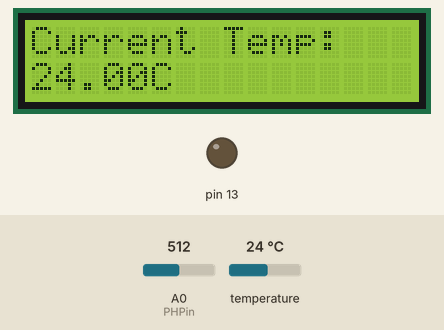
The sketch below on a simulated Arduino Uno, built with avr-gcc and run on an emulated ATmega328P. On the bench: 16×2 character LCD, output pins drawn as LEDs (lit = HIGH). Inputs (shaded band) come from the test bench; at power-on: A0 (PHPin) = 512, temperature 24 °C. What the sketch prints to the serial monitor is not drawn.

Above: at 1.2 s.
1.3 s: A0 (PHPin) set to 716
At 2.6 s:
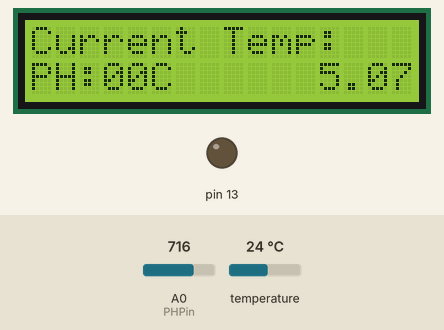
15.1 s: temperature set to 12 °C
At 25.1 s:
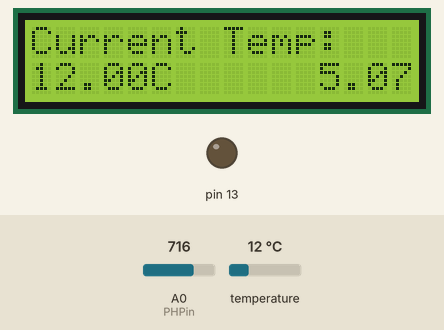
26.8 s: A0 (PHPin) set to 900
At 38.0 s:
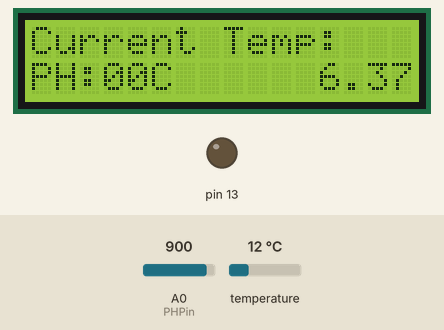
38.6 s: temperature set to 19 °C
At 48.5 s:
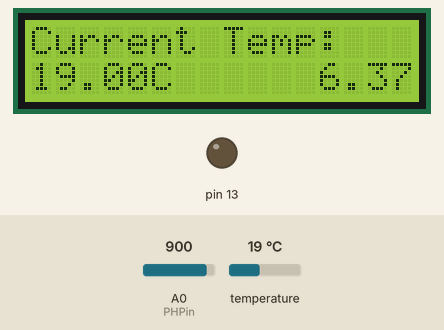
50.4 s: A0 (PHPin) set to 1023
At 61.8 s:
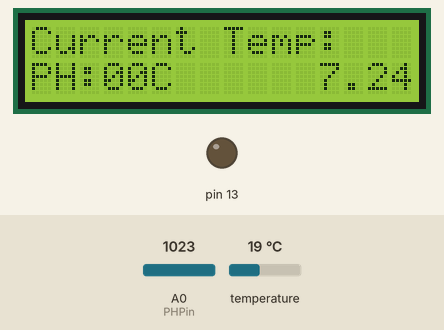
62.1 s: temperature set to 28 °C
At 72.2 s:
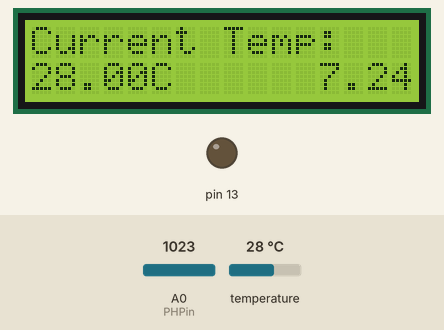
Timing chart, 0 to 73.7 s (numbered marks = the images above; inputs shaded):
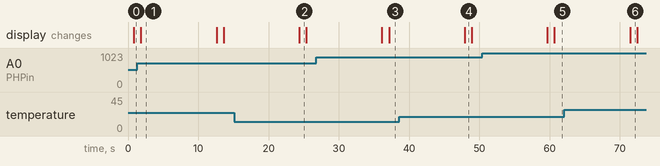

Measured:
- after the input at 15.1 s, the display: changes after 9.3 s (image 2)
- after the input at 26.8 s, the display: first differs from a run without the input after 10.3 s (image 3)
- after the input at 38.6 s, the display: changes after 9.3 s (image 4)
- after the input at 50.4 s, the display: first differs from a run without the input after 10.3 s (image 5)
- after the input at 62.1 s, the display: changes after 9.3 s (image 6)
- what the display in image 1 shows lasts 10.8 s, from 1.8 s to 12.6 s
- what the display in image 2 shows lasts 1.0 s, from 24.4 s to 25.4 s

The sketch:

done_by_mehedi.ino
```cpp
//done by mehedi
#include <Wire.h>
#include <LiquidCrystal.h>

#include <OneWire.h>
#include <DallasTemperature.h>
// Data wire is plugged into pin 2 on the Arduino
#define ONE_WIRE_PIN 8
#define PHPin A0//

OneWire oneWire(ONE_WIRE_PIN);
DallasTemperature sensors(&oneWire);
LiquidCrystal lcd(12, 11, 5, 4, 3, 2);


float PHval;//
void setup()
{
  lcd.begin(16, 2);
  lcd.print("Current Temp:");

  pinMode(13,OUTPUT);
  Serial.begin(9600);
  Serial.println("pH meter !");    //Test the serial monitor

}


void loop()
{
  getTemp();
  delay(1000);
  getPH();//
  delay(10000);//

}
void getTemp()
{
  lcd.setCursor(0, 1);
  sensors.requestTemperatures();
  lcd.print(sensors.getTempCByIndex(0));
  lcd.print("C");
  }
void getPH()//
 {
  PHval=analogRead(A0)/1024.0*5.0*1.45;
  Serial.print("    PH value: ");
  Serial.println(PHval);
   lcd.setCursor(0,1);
   lcd.print("PH:");
   lcd.setCursor(12,1);
   lcd.println(PHval);
  }
```
